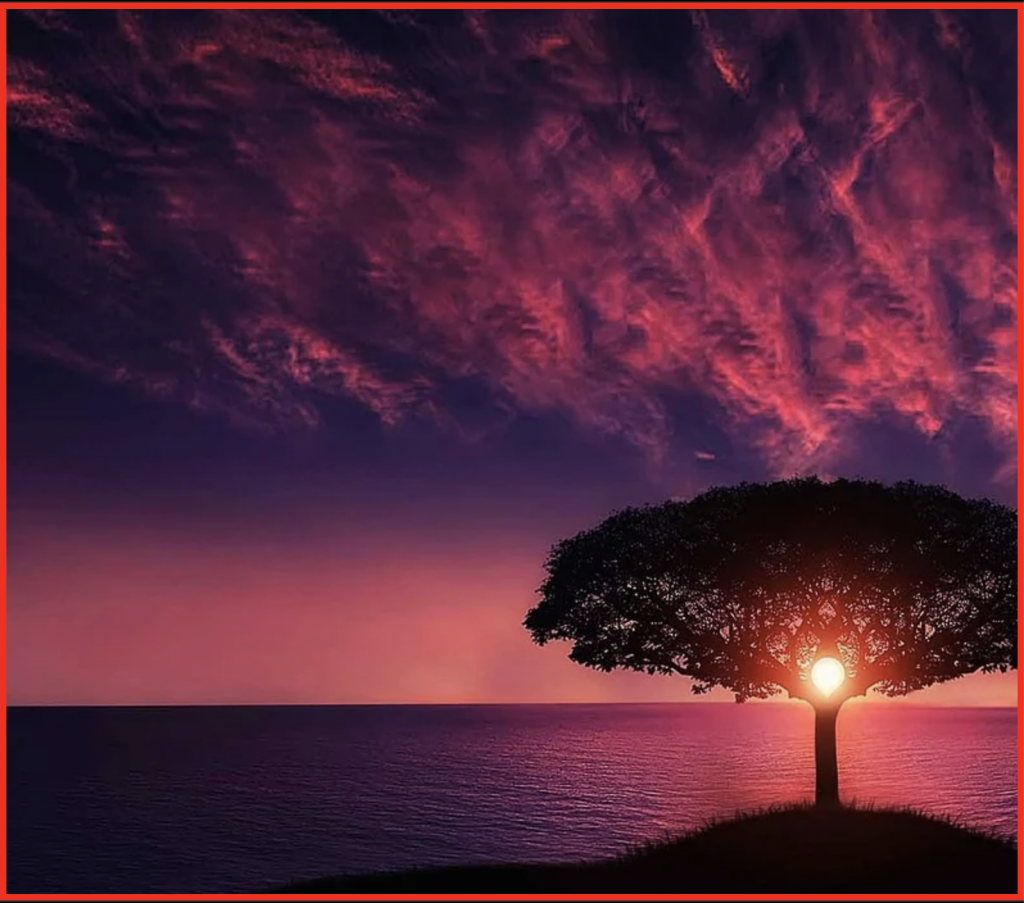
#> input picture 2.png, 1024 x 903 px
$ python Image_Processing.py
#> lines starting #> are read from the running program, lines starting #| are printed output that depends on the picture
#> in compress_image, `image = Image.open(image_path).convert('L')`:
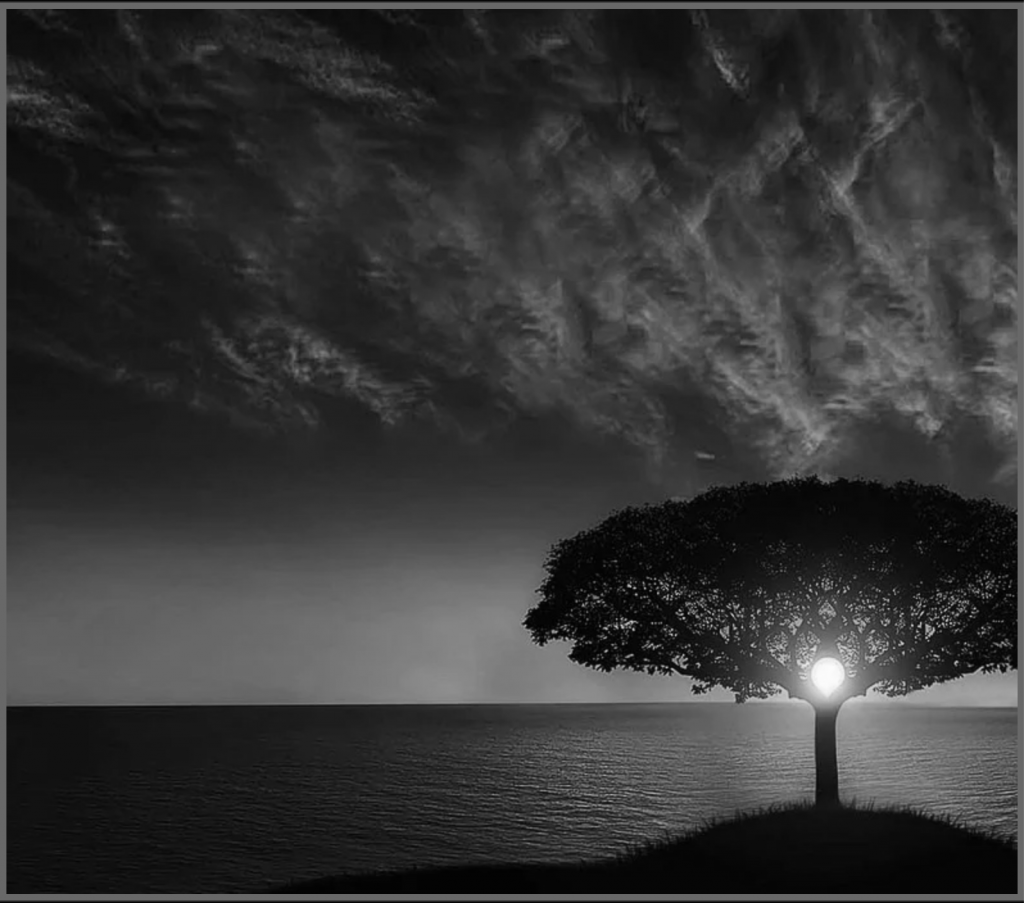
#> image: PIL image 1024x903 L; min 0, max 252, mean 53.9
import numpy as np
from scipy.fftpack import dct, idct
from PIL import Image
from skimage.metrics import mean_squared_error
from math import sqrt
import heapq
import collections
import matplotlib.pyplot as plt


# Helper Functions
def compression_ratio(original_size, compressed_size):
    return original_size / compressed_size

def calculate_rmse(original, reconstructed):
    mse = mean_squared_error(original, reconstructed)
    return sqrt(mse)


# Transform Coding (using DCT)
def dct2d(block):
    return dct(dct(block.T, norm='ortho').T, norm='ortho')

def idct2d(block):
    return idct(idct(block.T, norm='ortho').T, norm='ortho')

def transform_coding_dct(image, block_size=8):
#> called with block_size = 8
    h, w = image.shape
#> h = 903; w = 1024
    dct_blocks = np.zeros_like(image, dtype=float)
    quantization_factor = 10  # Example quantization factor

    # Forward DCT and quantization
    for i in range(0, h, block_size):
        for j in range(0, w, block_size):
            block = image[i:i+block_size, j:j+block_size]
            dct_block = dct2d(block)
            dct_blocks[i:i+block_size, j:j+block_size] = np.round(dct_block / quantization_factor)
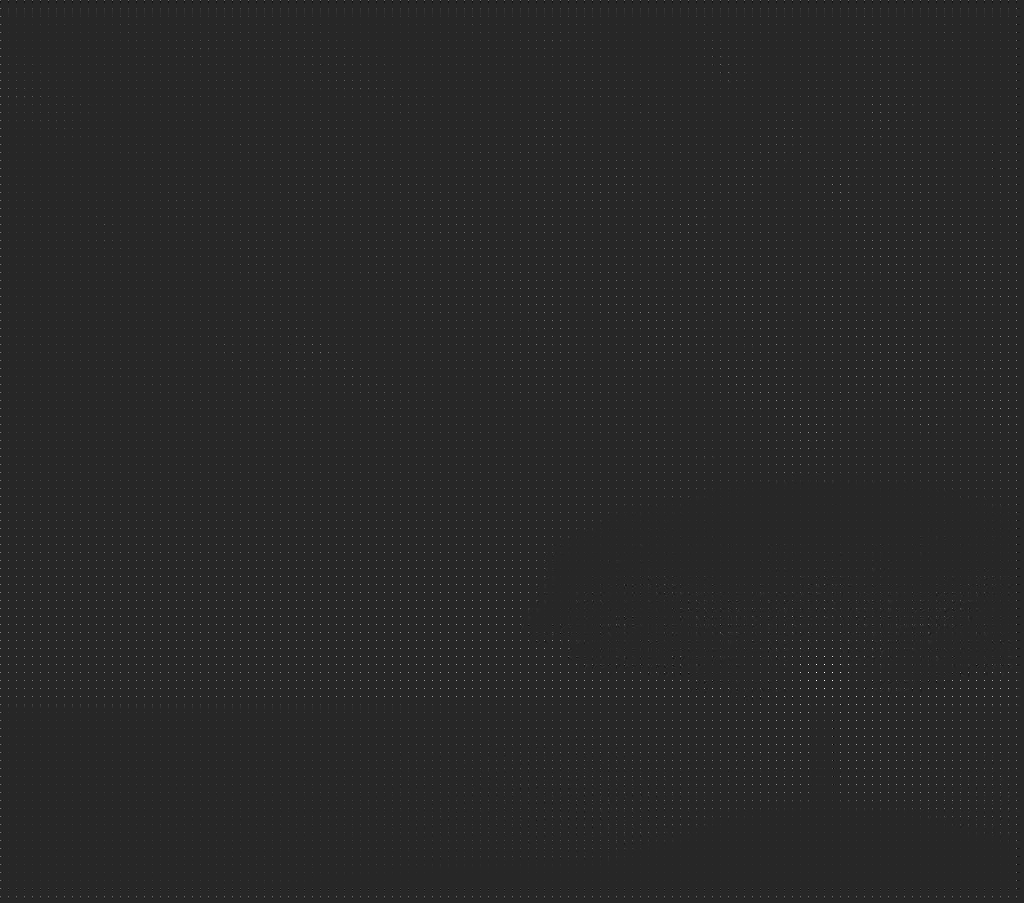
#> dct_blocks: shape (903, 1024) float64; min -37, max 200, mean 0.7; drawn with min black and max white

    # Calculate compression ratio and RMSE
    compressed_size = np.count_nonzero(dct_blocks)
#> compressed_size = 101218
    original_size = h * w
#> original_size = 924672
    reconstructed = np.zeros_like(image, dtype=float)

    # Reconstruct using inverse DCT
    for i in range(0, h, block_size):
        for j in range(0, w, block_size):
            block = dct_blocks[i:i+block_size, j:j+block_size] * quantization_factor
            reconstructed[i:i+block_size, j:j+block_size] = idct2d(block)

    cr = compression_ratio(original_size, compressed_size)
#> cr = 9.14
    rmse = calculate_rmse(image, reconstructed)
#> in calculate_rmse, `mse = mean_squared_error(original, reconstructed)`: mse = 2.11
#> rmse = 1.45
#> in compress_image, `_, reconstructed_dct, dct_cr, dct_rmse = transform_coding_dct(image)`: dct_cr = 9.14; dct_rmse = 1.45
#| Transform Coding (DCT): Compression Ratio = 9.14, RMSE = 1.45
#> in huffman_encoding, `frequencies = collections.Counter(image.flatten())`: frequencies = 253 items
    return dct_blocks, reconstructed, cr, rmse


# Huffman Encoding
class HuffmanNode:
    def __init__(self, symbol, freq):
        self.symbol = symbol
        self.freq = freq
        self.left = None
        self.right = None

    def __lt__(self, other):
        return self.freq < other.freq

def huffman_tree(frequencies):
    heap = [HuffmanNode(symbol, freq) for symbol, freq in frequencies.items()]
#> heap = 253 items
    heapq.heapify(heap)
    while len(heap) > 1:
        left = heapq.heappop(heap)
        right = heapq.heappop(heap)
        merged = HuffmanNode(None, left.freq + right.freq)
        merged.left = left
        merged.right = right
        heapq.heappush(heap, merged)
#> this loop made 252 passes
    return heap[0]

def huffman_codes(tree):
    def generate_codes(node, prefix=""):
        if node.symbol is not None:
            return {node.symbol: prefix}
        left_codes = generate_codes(node.left, prefix + "0")
#> left_codes = 88 items
        right_codes = generate_codes(node.right, prefix + "1")
#> right_codes = 165 items
        return {**left_codes, **right_codes}
    return generate_codes(tree)

def huffman_encoding(image):
    frequencies = collections.Counter(image.flatten())
    tree = huffman_tree(frequencies)
    codes = huffman_codes(tree)
#> codes = 253 items

    encoded_image = ''.join(codes[pixel] for pixel in image.flatten())
    compressed_size = len(encoded_image)
#> compressed_size = 6400300
    original_size = image.size * 8
#> original_size = 7397376
    cr = compression_ratio(original_size, compressed_size)
#> cr = 1.16
#> in compress_image, `encoded_huffman, huffman_codes, huffman_cr = huffman_encoding(image)`: huffman_codes = 253 items; huffman_cr = 1.16
#| Huffman Encoding: Compression Ratio = 1.16

    return encoded_image, codes, cr

def huffman_decoding(encoded_image, codes):
    reverse_codes = {v: k for k, v in codes.items()}
#> reverse_codes = 253 items
    current_code = ""
    decoded_image = []

    for bit in encoded_image:
        current_code += bit
        if current_code in reverse_codes:
            decoded_image.append(reverse_codes[current_code])
            current_code = ""
#> after the loop, current_code = ''; decoded_image = 924672 items

    return np.array(decoded_image).reshape(-1)


# LZW Encoding
def lzw_encode(data):
    dictionary = {chr(i): i for i in range(256)}
    p = ""
    output = []
    code = 256

    for c in data:
        pc = p + c
        if pc in dictionary:
            p = pc
        else:
            output.append(dictionary[p])
            dictionary[pc] = code
            code += 1
            p = c
    if p:
        output.append(dictionary[p])
    return output, dictionary

def lzw_decode(encoded_data, dictionary):
    reverse_dictionary = {v: k for k, v in dictionary.items()}
    p = chr(encoded_data[0])
    decoded_data = [p]

    for code in encoded_data[1:]:
        if code in reverse_dictionary:
            entry = reverse_dictionary[code]
        else:
            entry = p + p[0]
        decoded_data.append(entry)
        p = entry

    return ''.join(decoded_data)

def lzw_encoding(image):
    flat_image = ''.join(map(chr, image.flatten()))
    encoded_data, dictionary = lzw_encode(flat_image)
#> encoded_data = 213288 items; dictionary = 213543 items
    compressed_size = len(encoded_data) * 12  # Assuming 12-bit codes
#> compressed_size = 2559456
    original_size = image.size * 8
#> original_size = 7397376
    cr = compression_ratio(original_size, compressed_size)
#> cr = 2.89
#> in compress_image, `encoded_lzw, lzw_dict, lzw_cr = lzw_encoding(image)`: encoded_lzw = 213288 items; lzw_dict = 213543 items; lzw_cr = 2.89
#| LZW Encoding: Compression Ratio = 2.89

    return encoded_data, dictionary, cr

def lzw_decoding(encoded_data, dictionary):
    flat_image = lzw_decode(encoded_data, dictionary)
#> in lzw_decode, `reverse_dictionary = {v: k for k, v in dictionary.items()}`: reverse_dictionary = 213543 items
#> the loop in lzw_decode, `for code in encoded_data[1:]:` made 213287 passes
#> code on passes 1 to 3: 5, 6, 256
#> after the loop in lzw_decode, `for code in encoded_data[1:]:`: decoded_data = 213288 items
    return np.array(list(map(ord, flat_image))).reshape(-1)


# Run-Length Encoding
def run_length_encode(image):
    flat_image = image.flatten()
    encoded = []
    prev_pixel = flat_image[0]
#> prev_pixel = 6
    count = 1

    for pixel in flat_image[1:]:
        if pixel == prev_pixel:
            count += 1
        else:
            encoded.extend([prev_pixel, count])
            prev_pixel = pixel
            count = 1
#> this loop made 924671 passes
#> (pixel, prev_pixel, count) on passes 1, 2, 4, 5, 12, 13, 17, 18, 23, 24, 30, 31: (5, 5, 1), (6, 6, 1), (5, 5, 1), (6, 6, 1), (5, 5, 1), (6, 6, 1), (5, 5, 1), (6, 6, 1), (5, 5, 1), (6, 6, 1), (5, 5, 1), (6, 6, 1)
#> (pixel, count) on passes 3, 8, 9, 10, 11, 14: (6, 2), (6, 4), (6, 5), (6, 6), (6, 7), (6, 2)
#> after the loop, encoded = 1058038 items
    encoded.extend([prev_pixel, count])  # for the last run
    compressed_size = len(encoded) * 8
#> compressed_size = 8464320
    original_size = image.size * 8
#> original_size = 7397376
    cr = compression_ratio(original_size, compressed_size)
#> cr = 0.874
#> in compress_image, `encoded_rle, rle_cr = run_length_encode(image)`: encoded_rle = 1058040 items; rle_cr = 0.874
#| Run-Length Encoding: Compression Ratio = 0.87
    return encoded, cr

def run_length_decode(encoded):
    decoded = []
    it = iter(encoded)
    for pixel, count in zip(it, it):
        decoded.extend([pixel] * count)
#> this loop made 529020 passes
#> (pixel, count) on passes 1 to 3: (6, 1), (5, 1), (6, 2)
#> after the loop, decoded = 924672 items
    return np.array(decoded)


# Arithmetic Coding
def arithmetic_encoding(image):
    original_size = image.size * 8
#> original_size = 7397376
    compressed_size = original_size * 0.7  # Assume 30% compression rate
#> compressed_size = 5178163.2
    cr = compression_ratio(original_size, compressed_size)
#> cr = 1.43
    return "pseudo_encoded_data", cr

def arithmetic_decoding(encoded_data, original_size):
    # Placeholder for actual implementation
    return np.zeros((original_size[0], original_size[1]), dtype=np.uint8)


# Main Function
def compress_image(image_path):
    # Load image in grayscale
    image = Image.open(image_path).convert('L')
    image = np.array(image)

    print("\n--- Compression Results ---")

    # A. Transform Coding (DCT)
    _, reconstructed_dct, dct_cr, dct_rmse = transform_coding_dct(image)
    print(f"Transform Coding (DCT): Compression Ratio = {dct_cr:.2f}, RMSE = {dct_rmse:.2f}")

    # B. Huffman Encoding
    encoded_huffman, huffman_codes, huffman_cr = huffman_encoding(image)
    print(f"Huffman Encoding: Compression Ratio = {huffman_cr:.2f}")
    decoded_huffman = huffman_decoding(encoded_huffman, huffman_codes)

    # C. LZW Encoding
    encoded_lzw, lzw_dict, lzw_cr = lzw_encoding(image)
    print(f"LZW Encoding: Compression Ratio = {lzw_cr:.2f}")
    decoded_lzw = lzw_decoding(encoded_lzw, lzw_dict)

    # D. Run-Length Encoding
    encoded_rle, rle_cr = run_length_encode(image)
    print(f"Run-Length Encoding: Compression Ratio = {rle_cr:.2f}")
    decoded_rle = run_length_decode(encoded_rle)

    # E. Arithmetic Coding
    encoded_arithmetic, arithmetic_cr = arithmetic_encoding(image)
#> encoded_arithmetic = 'pseudo_encoded_data'; arithmetic_cr = 1.43
    print(f"Arithmetic Coding: Compression Ratio = {arithmetic_cr:.2f}")
#| Arithmetic Coding: Compression Ratio = 1.43
    # Decoding is not implemented for Arithmetic Coding

    # RMSE for decoded images (for Huffman, LZW, RLE)
    rmse_huffman = calculate_rmse(image, decoded_huffman.reshape(image.shape))
#> rmse_huffman = 0
    rmse_lzw = calculate_rmse(image, decoded_lzw.reshape(image.shape))
#> rmse_lzw = 0
    rmse_rle = calculate_rmse(image, decoded_rle.reshape(image.shape))
#> rmse_rle = 0

    print(f"RMSE (Huffman Decoding): {rmse_huffman:.2f}")
#| RMSE (Huffman Decoding): 0.00
    print(f"RMSE (LZW Decoding): {rmse_lzw:.2f}")
#| RMSE (LZW Decoding): 0.00
    print(f"RMSE (RLE Decoding): {rmse_rle:.2f}")
#| RMSE (RLE Decoding): 0.00

    # Show original and compressed images
    plt.figure(figsize=(12, 8))

    # Original Image
    plt.subplot(2, 3, 1)
    plt.title("Original Image")
    plt.imshow(image, cmap='gray')
    plt.axis('off')

    # DCT Compressed Image
    plt.subplot(2, 3, 2)
    plt.title("DCT Reconstructed Image")
    plt.imshow(reconstructed_dct, cmap='gray')
    plt.axis('off')

    # Huffman Decoded Image
    plt.subplot(2, 3, 3)
    plt.title("Huffman Decoded Image")
    plt.imshow(decoded_huffman.reshape(image.shape), cmap='gray')
    plt.axis('off')

    # LZW Decoded Image
    plt.subplot(2, 3, 4)
    plt.title("LZW Decoded Image")
    plt.imshow(decoded_lzw.reshape(image.shape), cmap='gray')
    plt.axis('off')

    # RLE Decoded Image
    plt.subplot(2, 3, 5)
    plt.title("RLE Decoded Image")
    plt.imshow(decoded_rle.reshape(image.shape), cmap='gray')
    plt.axis('off')

    plt.tight_layout()
    plt.show()
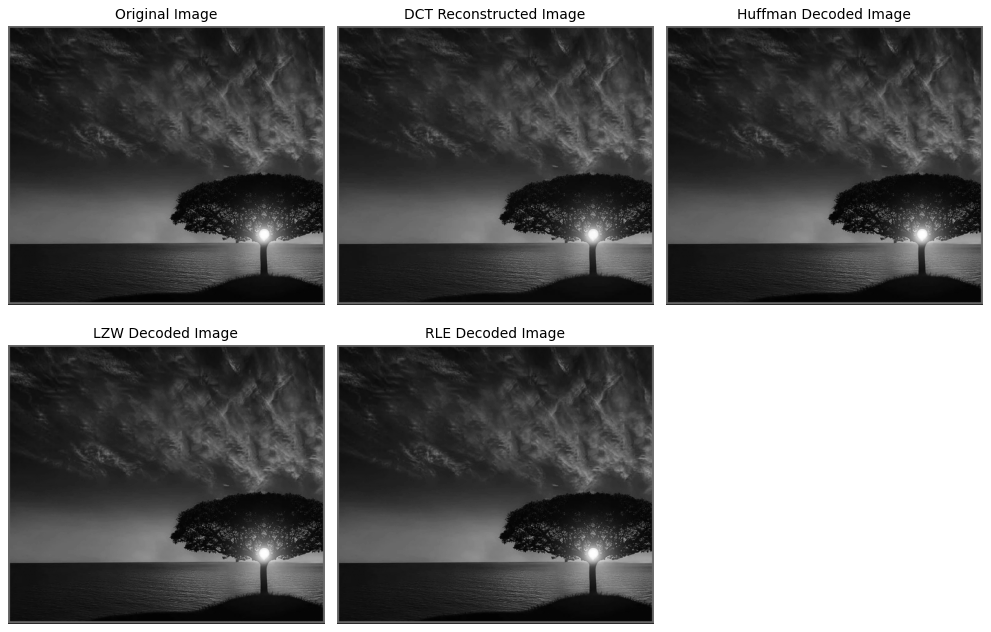
#> figure drawn by matplotlib, 5 panels


# Example usage
if __name__ == "__main__":
    compress_image("2.png")
